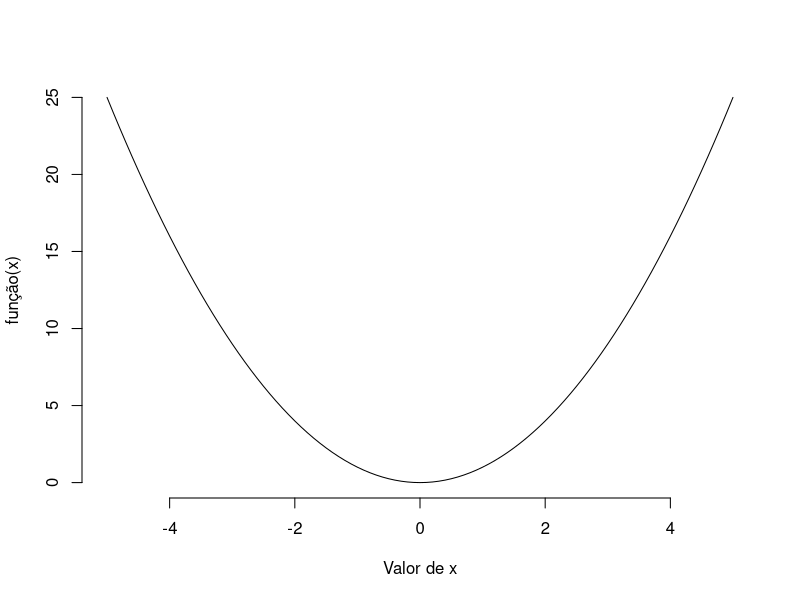
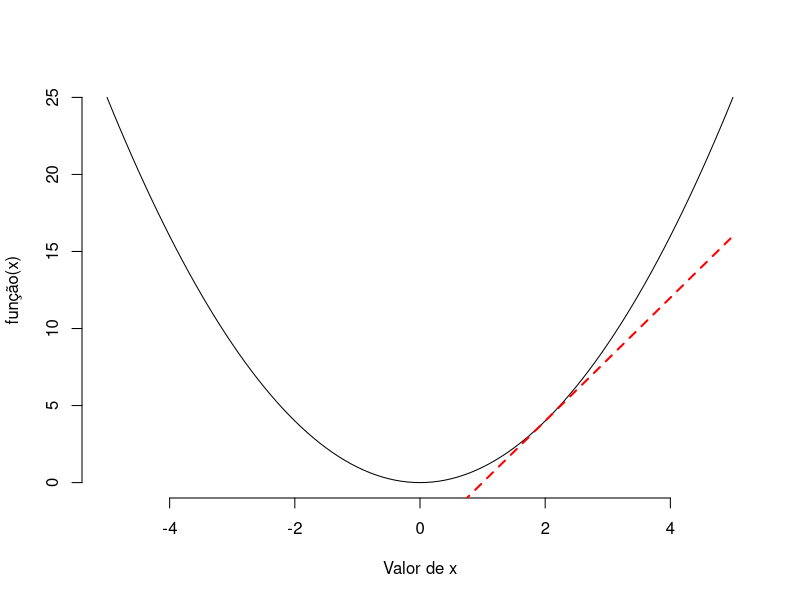
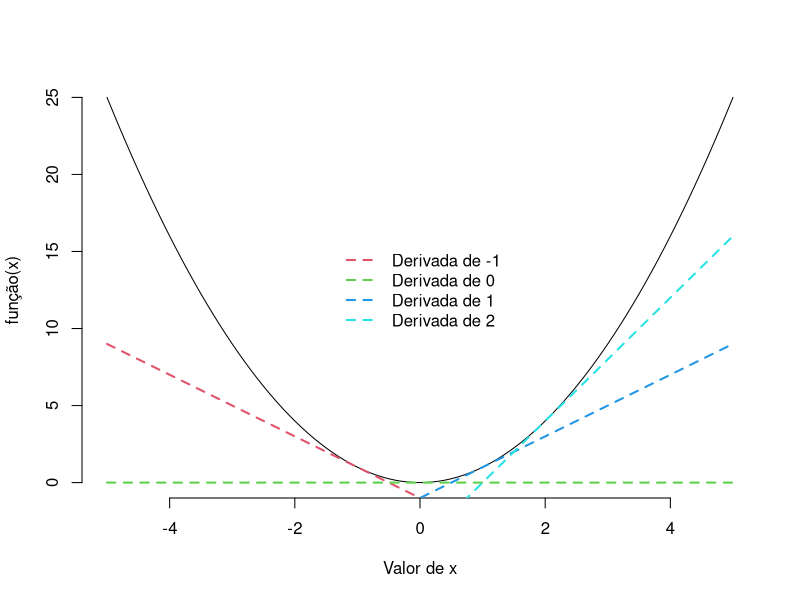
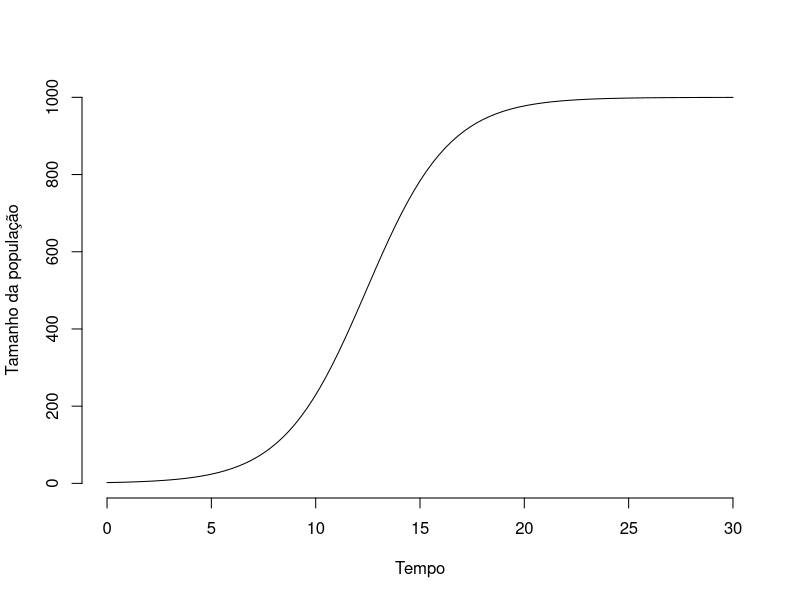
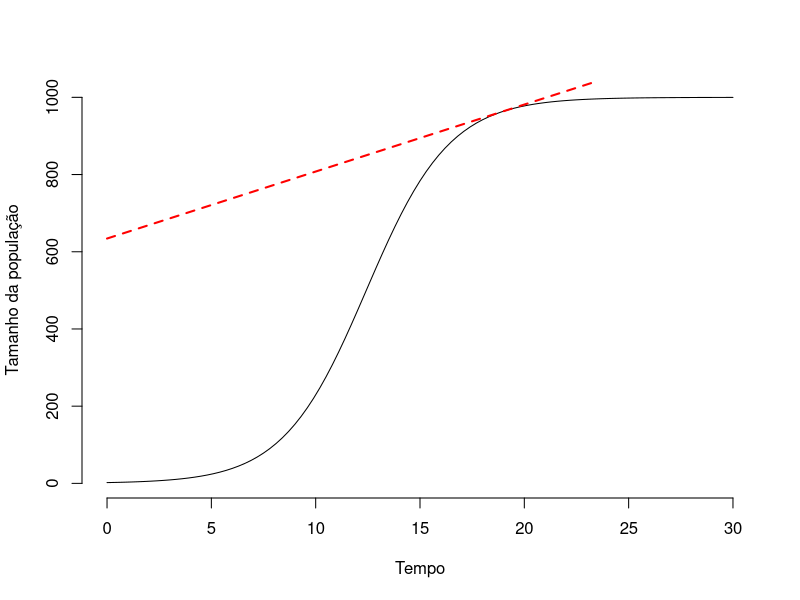
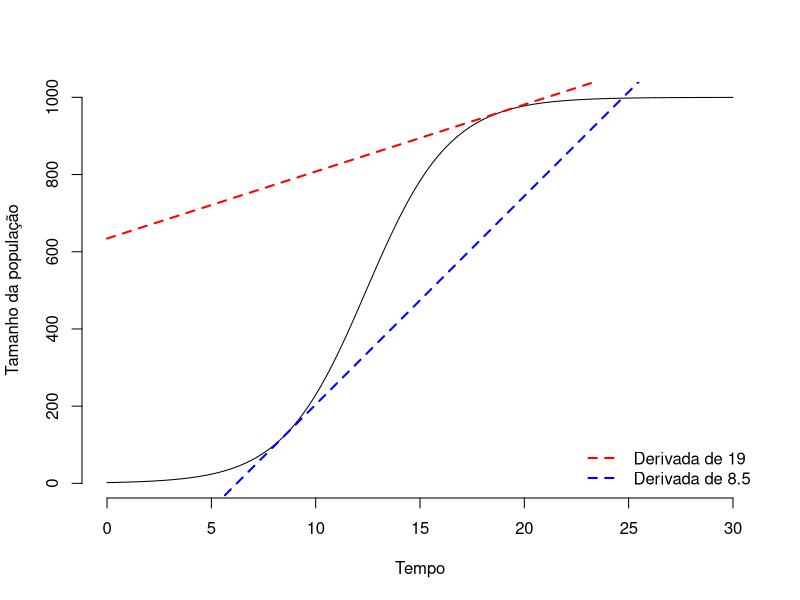
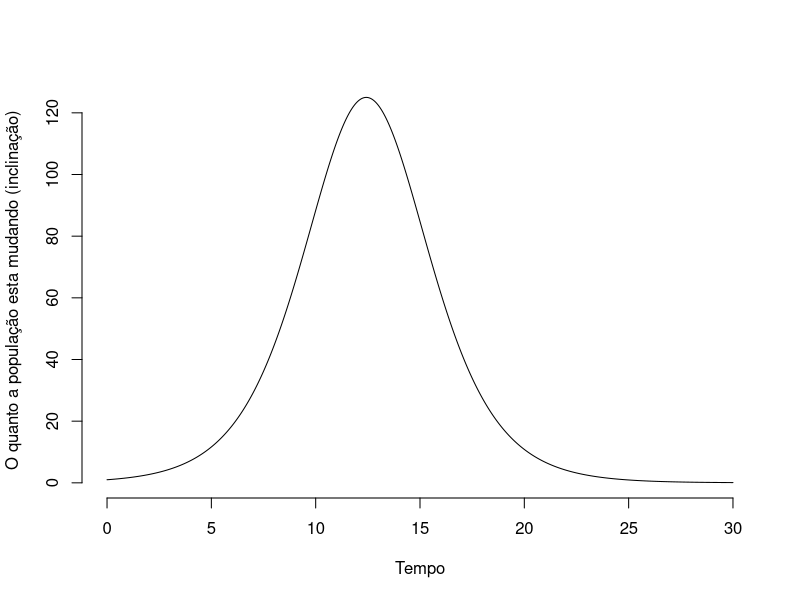

These charts were generated, in order, by the following R code:
função <- function(x) { return(x^2) }

função(1)
função(2)
função(3)
função(-2)
função(1.5)

#figura 1
curve(função(x),-5,5,ylab="função(x)",xlab="Valor de x",frame=F)

dfunção <- deriv(~ x^2, "x")

dfunção

x <- 1
attr(eval(dfunção),"gradient")

x <- -2:2
attr(eval(dfunção),"gradient")

#figura 2
x <- 2
curve(função(x),-5,5,ylab="função(x)",xlab="Valor de x",frame=F)
curve(attr(eval(dfunção),"gradient")*(dx-x)+função(x),-5,5,ylab="função(x)",xlab="Valor de x",add=T,
      xname = "dx",lty=2,lwd=2,col="red")

#figura 3
curve(função(x),-5,5,ylab="função(x)",xlab="Valor de x",frame=F)
x <- -1
curve(attr(eval(dfunção),"gradient")*(dx-x)+função(x),-5,5,ylab="função(x)",xlab="Valor de x",add=T,
      xname = "dx",lty=2,lwd=2,col=2)
x <- 0
curve(attr(eval(dfunção),"gradient")*(dx-x)+função(x),-5,5,ylab="função(x)",xlab="Valor de x",add=T,
      xname = "dx",lty=2,lwd=2,col=3)
x <- 1
curve(attr(eval(dfunção),"gradient")*(dx-x)+função(x),-5,5,ylab="função(x)",xlab="Valor de x",add=T,
      xname = "dx",lty=2,lwd=2,col=4)
x <- 2
curve(attr(eval(dfunção),"gradient")*(dx-x)+função(x),-5,5,ylab="função(x)",xlab="Valor de x",add=T,
      xname = "dx",lty=2,lwd=2,col=5)
legend("center",lty=2,lwd=2,col=2:5,legend=paste("Derivada de", -1:2),bty="n")


#Nt=(No*exp(r*t))/(1+alpha*No(exp(r*t)-1))
#Vamos fixar o r=0.5 ,  No=2 e alpha = 0.01 (k=100)

flogistico <- function(t) { return((2*exp(0.5*t))/(1+0.001*2*(exp(0.5*t)-1))) }

flogistico(0)
flogistico(1)
flogistico(2)
flogistico(3)

#figura 4
curve((2*exp(0.5*t))/(1+0.001*2*(exp(0.5*t)-1)),0,30,ylab="Tamanho da população",xlab="Tempo",xname="t",frame=F)

dlogistico <- deriv(~ (2*exp(0.5*t))/(1+0.001*2*(exp(0.5*t)-1)), "t")

t=0
attr(eval(dlogistico),"gradient")

t=5
attr(eval(dlogistico),"gradient")

t=30
attr(eval(dlogistico),"gradient")

#figura 5
curve((2*exp(0.5*t))/(1+0.001*2*(exp(0.5*t)-1)),0,30,ylab="Tamanho da população",xlab="Tempo",xname="t",frame=F)
t <- 19
curve(attr(eval(dlogistico),"gradient")*(dl-t)+flogistico(t),0,30,add=T,xname = "dl",lty=2,lwd=2,col="red")

#figura 6
curve((2*exp(0.5*t))/(1+0.001*2*(exp(0.5*t)-1)),0,30,ylab="Tamanho da população",xlab="Tempo",xname="t",frame=F)
t <- 19
curve(attr(eval(dlogistico),"gradient")*(dl-t)+flogistico(t),0,30,add=T,xname = "dl",lty=2,lwd=2,col="red")
t <- 8.5
curve(attr(eval(dlogistico),"gradient")*(dl-t)+flogistico(t),0,30,add=T,xname = "dl",lty=2,lwd=2,col="blue")
legend("bottomright",col=c("red","blue"),lwd=2,lty=2,legend=c("Derivada de 19","Derivada de 8.5"),bty="n")

#figura 7
t<-seq(0,30,by=0.01)
plot(t,attr(eval(dlogistico),"gradient"),type="l",frame=F,ylab="O quanto a população esta mudando (inclinação)",
     xlab="Tempo")
